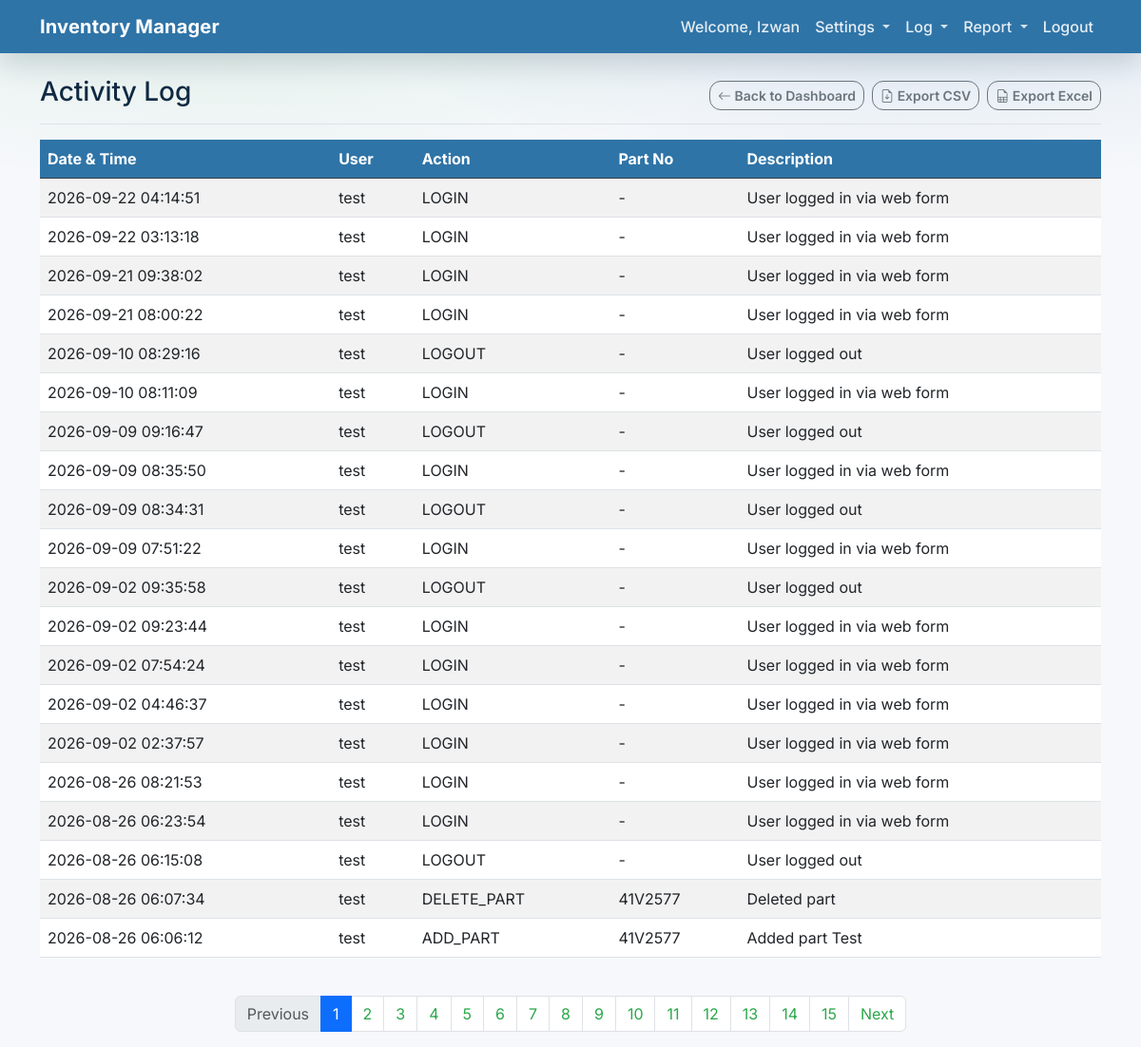
Before: /activity-log (signed in) with the older database file.
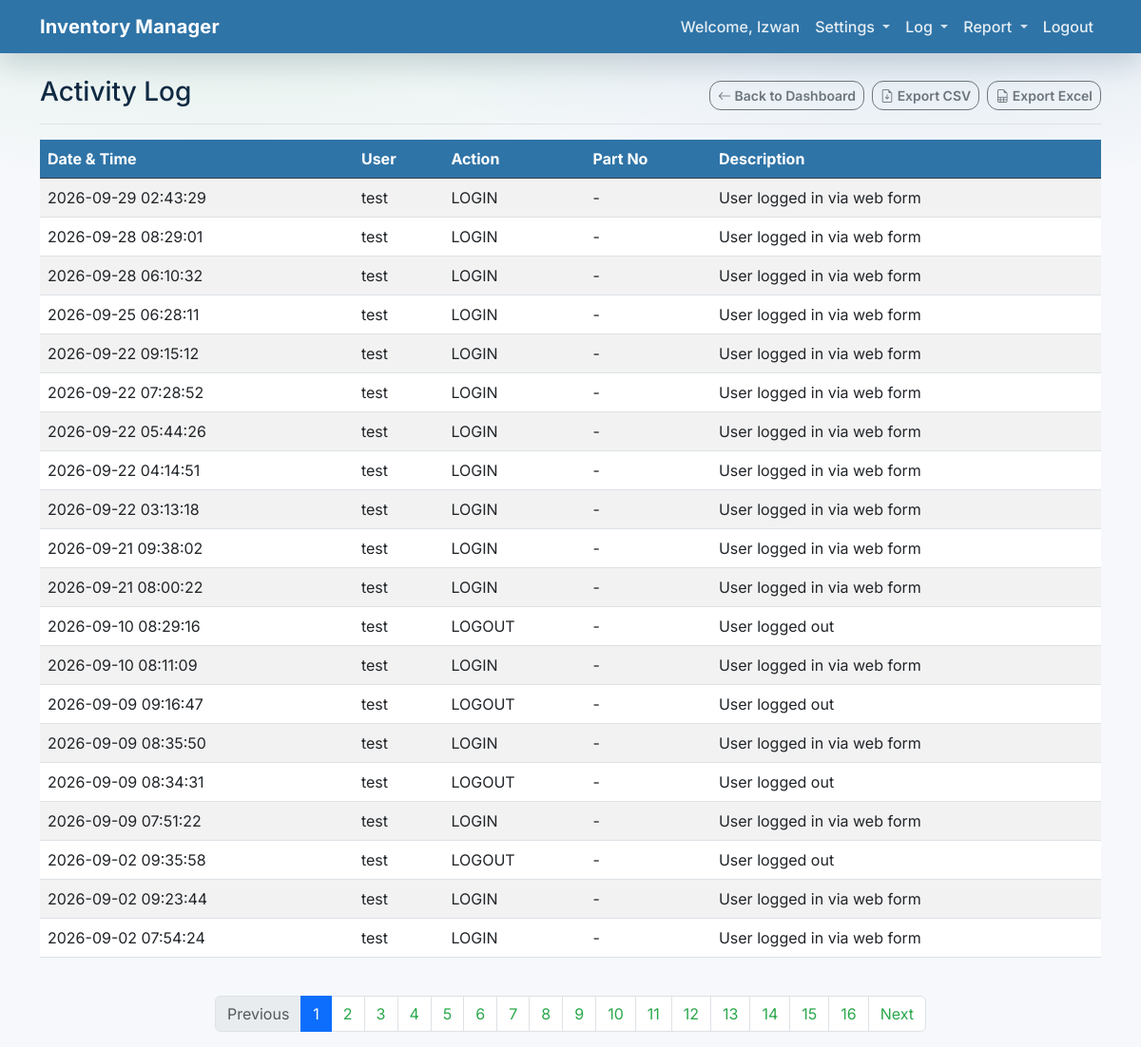
After: the same page with the newer database file.
### app/models.py (models this page shows, shortened)
class ActivityLog(Base):
    __tablename__ = "activity_logs"
    id = Column(Integer, primary_key=True, index=True)
    user_id = Column(Integer, ForeignKey("users.id"), nullable=True)
    action = Column(String, index=True)
    part_id = Column(Integer, ForeignKey("sku_parts.id"), nullable=True)
    description = Column(String, nullable=True)
    created_at = Column(DateTime(timezone=True), server_default=func.now())
    user = relationship("User")
    part = relationship("SkuPart")

class User(Base):
    __tablename__ = "users"
    id = Column(Integer, primary_key=True, index=True)
    email = Column(String, unique=True, index=True)
    hashed_password = Column(String)
    full_name = Column(String, nullable=True)
    is_active = Column(Boolean, default=True)
    is_admin = Column(Boolean, default=False)

class SkuPart(Base):
    __tablename__ = "sku_parts"
    id = Column(Integer, primary_key=True, index=True)
    created_at = Column(DateTime(timezone=True), server_default=func.now())
    sku = Column(String, index=True)
    name = Column(String, index=True)
    description = Column(String, nullable=True)
    part_category = Column(String, nullable=True)
    rack_type = Column(String, nullable=True)
    tray_type = Column(String, nullable=True)
    platform = Column(String, nullable=True)
    criticality = Column(String, default="Medium")
    annual_demand = Column(Integer, default=0)
    items = relationship("PartItem", back_populates="sku_part", cascade="all, delete-orphan")
    meta = relationship("SkuPartMeta", back_populates="sku_part", uselist=False, cascade="all, delete-orphan")

### app/main.py (the view)
@app.get("/activity-log", response_class=HTMLResponse)
async def activity_log(
    request: Request,
    page: int = 1,
    limit: int = 20,
    db: Session = Depends(get_db),
):
    user = await auth.get_current_user_from_cookie(request, db)
    if not user:
        return RedirectResponse(url="/login?session_expired=true")
    skip = (page - 1) * limit
    logs, total_count = crud.get_activity_logs(db, skip=skip, limit=limit)
    total_pages = (total_count + limit - 1) // limit
    return templates.TemplateResponse(
        request,
        "activity_log.html",
        {
            "request": request,
            "user": user,
            "logs": logs,
            "page": page,
            "limit": limit,
            "total_pages": total_pages,
            "total_count": total_count,
        },
    )

### app/templates/activity_log.html (shortened to what this page needs)
{% extends "base.html" %}
{% block content %}
<div class="d-flex justify-content-between flex-wrap flex-md-nowrap align-items-center pb-2 mb-3 border-bottom">
    <h2 class="h3">Activity Log</h2>
    <div class="btn-toolbar mb-2 mb-md-0 gap-2">
        <a href="/" class="btn btn-outline-secondary btn-sm">
            <i class="bi bi-arrow-left"></i> Back to Dashboard
        </a>
        <a href="/export/activity-log.csv" class="btn btn-sm btn-outline-secondary">
            <i class="bi bi-file-earmark-arrow-down"></i> Export CSV
        </a>
        <a href="/export/activity-log.xlsx" class="btn btn-sm btn-outline-secondary">
            <i class="bi bi-file-earmark-spreadsheet"></i> Export Excel
        </a>
    </div>
</div>
<div class="table-responsive">
    <table class="table table-striped table-hover align-middle">
        <thead class="table-dark">
            <tr>
                <th scope="col">Date &amp; Time</th>
                <th scope="col">User</th>
                <th scope="col">Action</th>
                <th scope="col">Part No</th>
                <th scope="col">Description</th>
            </tr>
        </thead>
        <tbody>
            {% for log in logs %}
            <tr>
                <td>{{ log.created_at.strftime("%Y-%m-%d %H:%M:%S") if log.created_at else "" }}</td>
                <td>{{ log.user.full_name or log.user.email if log.user else "-" }}</td>
                <td>{{ log.action }}</td>
                <td>{{ log.part.sku if log.part else "-" }}</td>
                <td>{{ log.description or "" }}</td>
            </tr>
            {% else %}
            <tr>
                <td colspan="5" class="text-center py-4 text-muted">
                    No activity recorded yet.
                </td>
            </tr>
            {% endfor %}
        </tbody>
    </table>
</div>
<nav aria-label="Activity log pagination" class="mt-4">
    <ul class="pagination justify-content-center">
        <li class="page-item {% if page == 1 %}disabled{% endif %}">
            <a class="page-link" href="/activity-log?page={{ page - 1 }}&limit={{ limit }}">Previous</a>
        </li>
        {% for p in range(1, total_pages + 1) %}
        <li class="page-item {% if p == page %}active{% endif %}">
            <a class="page-link" href="/activity-log?page={{ p }}&limit={{ limit }}">{{ p }}</a>
        </li>
        {% endfor %}
        <li class="page-item {% if page == total_pages %}disabled{% endif %}">
            <a class="page-link" href="/activity-log?page={{ page + 1 }}&limit={{ limit }}">Next</a>
        </li>
    </ul>
</nav>
{% endblock %}

Changed rows visible on the page:
no longer on this page (row unchanged): ActivityLog: created_at "2026-09-02 04:46:37", user "test", action "LOGIN", part "-", description "User logged in via web form"
no longer on this page (row unchanged): ActivityLog: created_at "2026-09-02 02:37:57", user "test", action "LOGIN", part "-", description "User logged in via web form"
no longer on this page (row unchanged): ActivityLog: created_at "2026-08-26 08:21:53", user "test", action "LOGIN", part "-", description "User logged in via web form"
no longer on this page (row unchanged): ActivityLog: created_at "2026-08-26 06:23:54", user "test", action "LOGIN", part "-", description "User logged in via web form"
no longer on this page (row unchanged): ActivityLog: created_at "2026-08-26 06:15:08", user "test", action "LOGOUT", part "-", description "User logged out"
no longer on this page (row unchanged): ActivityLog: created_at "2026-08-26 06:07:34", user "test", action "DELETE_PART", part "41V2577", description "Deleted part"
no longer on this page (row unchanged): ActivityLog: created_at "2026-08-26 06:06:12", user "test", action "ADD_PART", part "41V2577", description "Added part Test"
added ActivityLog: created_at "2026-09-29 02:43:29", user "test", action "LOGIN", part "-", description "User logged in via web form"
added ActivityLog: created_at "2026-09-28 08:29:01", user "test", action "LOGIN", part "-", description "User logged in via web form"
added ActivityLog: created_at "2026-09-28 06:10:32", user "test", action "LOGIN", part "-", description "User logged in via web form"
added ActivityLog: created_at "2026-09-25 06:28:11", user "test", action "LOGIN", part "-", description "User logged in via web form"
added ActivityLog: created_at "2026-09-22 09:15:12", user "test", action "LOGIN", part "-", description "User logged in via web form"
added ActivityLog: created_at "2026-09-22 07:28:52", user "test", action "LOGIN", part "-", description "User logged in via web form"
added ActivityLog: created_at "2026-09-22 05:44:26", user "test", action "LOGIN", part "-", description "User logged in via web form"
Other visible differences:
new list line: "16"
